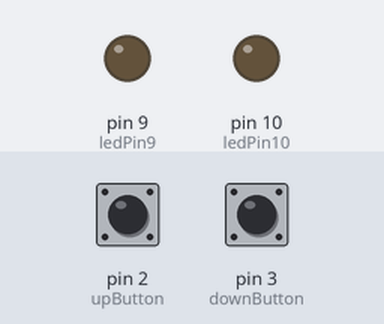
The sketch below on a simulated Arduino Uno, built with avr-gcc and run on an emulated ATmega328P. On the bench: output pins drawn as LEDs (lit = HIGH). The test bench sets the inputs (shaded band); at power-on: pin 2 (upButton) HIGH, pin 3 (downButton) HIGH.

Above: at 1.2 s.
1.3 s: pin 2 (upButton) pulled LOW for 1 s
At 3.2 s:
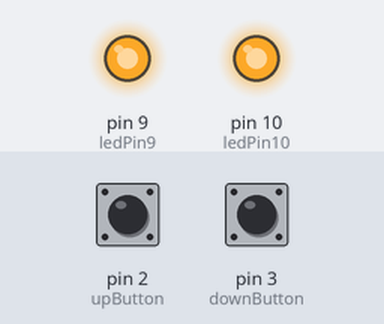
3.8 s: pin 3 (downButton) pulled LOW for 0.15 s
At 4.2 s:
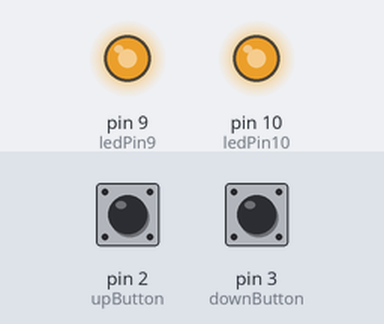
5.4 s: pin 2 (upButton) pulled LOW for 0.15 s
At 6.6 s:
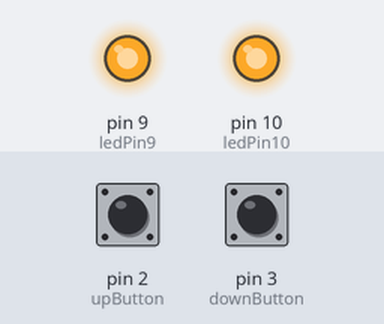
7.0 s: pin 3 (downButton) pulled LOW for 1 s
At 7.45 s:
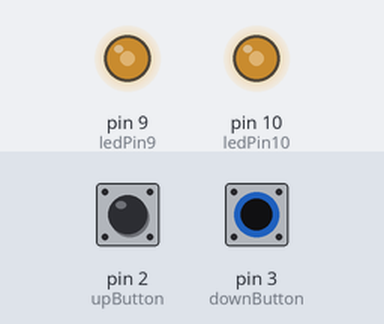
Timing chart, 0 to 10.0 s (numbered marks = the images above; inputs shaded):
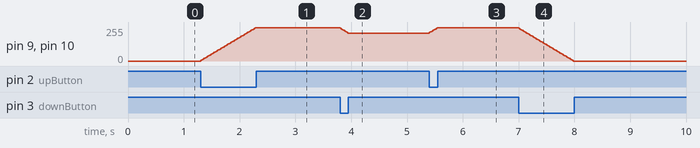

The sketch:

BrightnessDownUpButtons.ino
```cpp
const int ledPin9 = 9;
const int ledPin10 = 10;

const int upButton = 2;
const int downButton = 3;

int brightness = 0;

void setup()
{
  pinMode(ledPin9, OUTPUT);
  pinMode(ledPin10, OUTPUT);

  pinMode(upButton, INPUT_PULLUP);
  pinMode(downButton, INPUT_PULLUP);

  analogWrite(ledPin9, brightness);
  analogWrite(ledPin10, brightness);
}

void loop()
{
  if (digitalRead(upButton) == LOW)
  {
    brightness += 5;

    if (brightness > 255)
    {
      brightness = 255;
    }

    analogWrite(ledPin9, brightness);
    analogWrite(ledPin10, brightness);

    delay(20);
  }

  if (digitalRead(downButton) == LOW)
  {
    brightness -= 5;

    if (brightness < 0)
    {
      brightness = 0;
    }

    analogWrite(ledPin9, brightness);
    analogWrite(ledPin10, brightness);

    delay(20);
  }
}
```

Measured:
- after the input at 1.3 s, pin 9 (ledPin9), pin 10 (ledPin10): moves from 0/255 to 250/255 over 0.98 s, starting at once
- after the input at 3.8 s, pin 9 (ledPin9), pin 10 (ledPin10): 250/255 → 210/255 at once
- after the input at 5.4 s, pin 9 (ledPin9), pin 10 (ledPin10): 210/255 → 250/255 at once
- after the input at 7.0 s, pin 9 (ledPin9), pin 10 (ledPin10): moves from 250/255 to 0/255 over 0.98 s, starting at once
